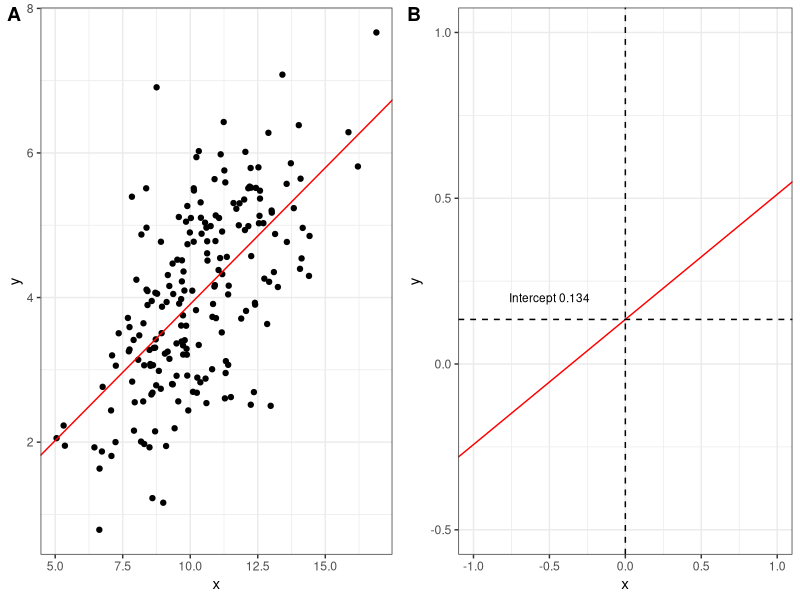
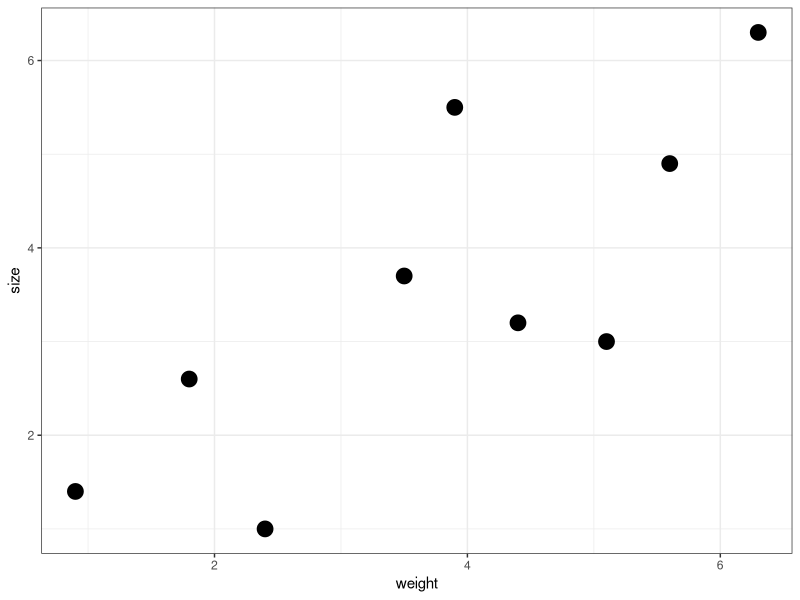
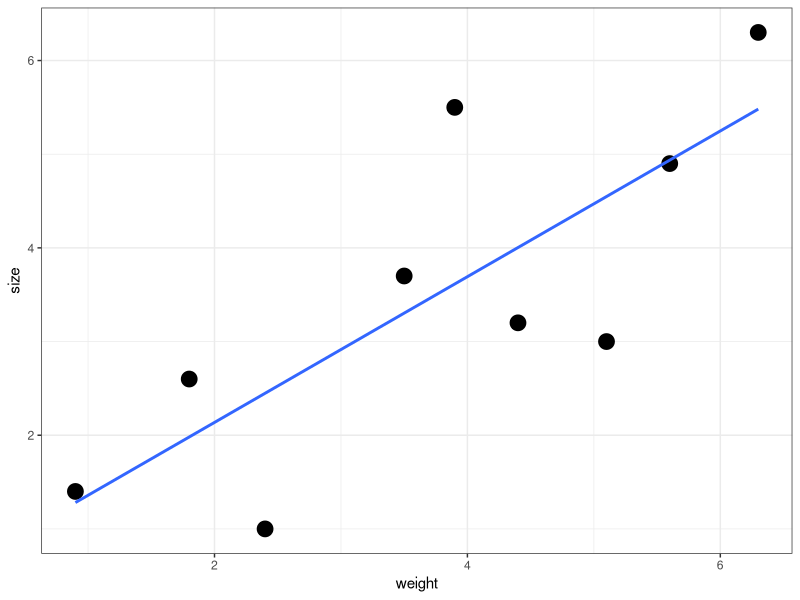
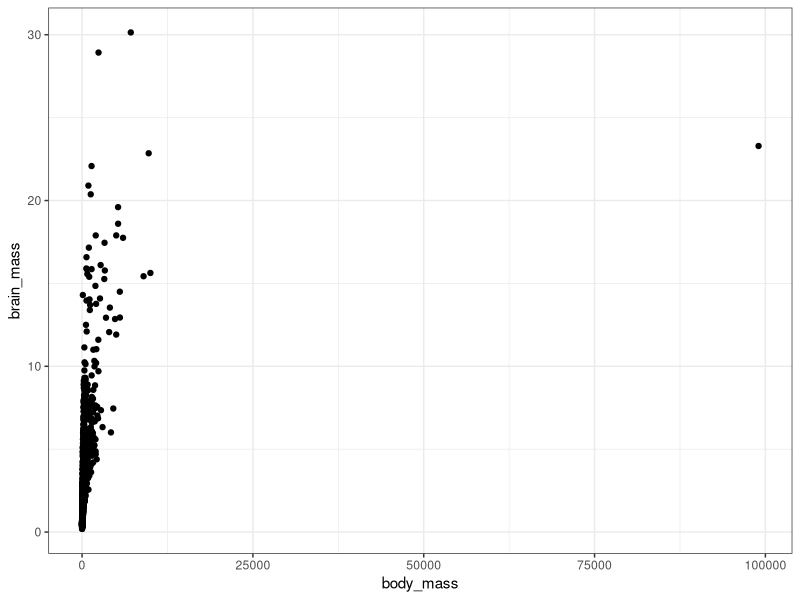
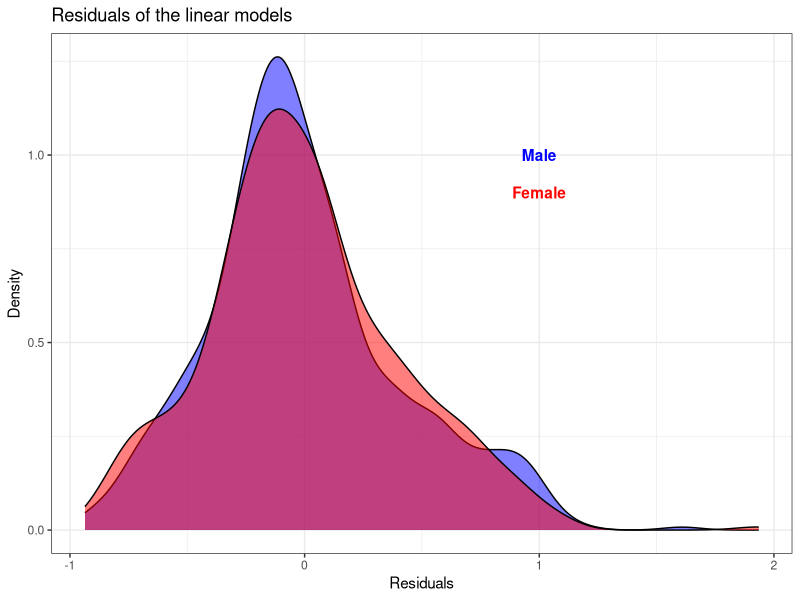
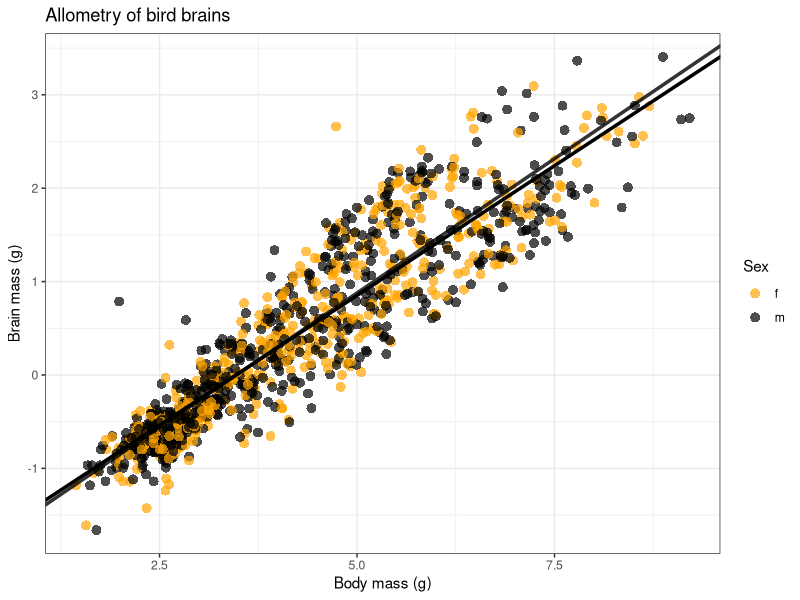

The R script that drew these images, in order:
## ---- chunk 1
library(tidyverse)
library(ggpubr)
## ---- chunk 2
# Simulate data
set.seed(1337)
x <- rnorm(n=200, mean = 10, sd = 2)
y = 0.4*x + rnorm(n=200, mean = 0, sd = 1)

# Linear model
m <- lm(y~x)

# The coefficients
m$coef

## ---- chunk 3

# Plot the data and the regression line using m$coef with ggplot.
p1 <- ggplot() +
  geom_point(aes(x = x, y = y)) +
  geom_abline(intercept = m$coef[1], slope = m$coef[2], color = "red") +
  theme_bw()

p2 <- ggplot() +
  geom_point(aes(x = x, y = y)) +
  geom_abline(intercept = m$coef[1], slope = m$coef[2], color = "red") +
  xlim(-1, 1) +
  ylim(-0.5, 1) +
  geom_vline(xintercept = 0, color = "black", linetype = "dashed", size = 0.5) +
  geom_hline(yintercept = m$coef[1], color = "black", linetype = "dashed", 
             size = 0.5) +
  annotate("text", x = -0.5, y = 0.2, label = "Intercept 0.134", size = 3) +
  theme_bw()

ggarrange(p1, p2, ncol = 2, nrow = 1, labels = c("A", "B"))

## ---- chunk 4
summary(m)
## ---- chunk 5
summary(m)$coef[2,2]

## ---- chunk 6
(m$coef[2] * mean(x) + sd(x)) - (m$coef[2] * mean(x))

## ---- chunk 7
cor(x, y)^2

## ---- chunk 8
df <- data.frame(
  weight = c(0.9, 1.8, 2.4, 3.5, 3.9, 4.4, 5.1, 5.6, 6.3),
  size = c(1.4, 2.6, 1.0, 3.7, 5.5, 3.2, 3.0, 4.9, 6.3))

## ---- chunk 9
## Overview of the data
ggplot(df, aes(x = weight, y = size)) +
  geom_point(size = 5) +
  theme_bw()
## ---- chunk 10
# Fit the linear model
mouse_reg <- lm(size ~ weight, data = df)
summary(mouse_reg)

## ---- chunk 11

# Add the regression line to the plot
ggplot(df, aes(x = weight, y = size)) +
  geom_point(size = 5) +
  geom_smooth(method = "lm", se = F) +
  theme_bw()


## ---- chunk 12

raw_df <- read.table(file = "../00_DATA/bird_allometry.csv", header = TRUE, 
                 sep = ",")

# Overview of the data
glimpse(raw_df)
## ---- chunk 13
# Inspection of the data
raw_df %>% 
  ggplot(aes(x = body_mass, y = brain_mass)) +
  geom_point() +
  theme_bw()


## ---- chunk 14

# We saw that we had one major outlier that we need to deal with.
# So we avoid the outlier by filtering out the body_mass > 25000
# and then remove the NA's if any
df <- raw_df %>% 
  filter(body_mass < 25000) %>%
  na.omit()

# Lets fit some models
mm <- df %>%
  select(Sex, body_mass, brain_mass) %>%
  filter(Sex == "m") %>% # Only males
  lm(log(brain_mass) ~ log(body_mass), data = .)

mf <- df %>%
  select(Sex, body_mass, brain_mass) %>%
  filter(Sex == "f") %>% # Only females
  lm(log(brain_mass) ~ log(body_mass), data = .)  

# Plot the data to see if they are normaly distributed
ggplot() +
  geom_density(aes(x = residuals(mm)), fill = "blue", alpha = 0.5) +
  geom_density(aes(x = residuals(mf)), fill = "red", alpha = 0.5) +
  labs(x = "Residuals", y = "Density") +
  ggtitle("Residuals of the linear models") +
  theme_bw() +
  annotate("text", x = 1, y = 1, label = "Male", color = "blue",
           fontface = "bold") +
  annotate("text", x = 1, y = 0.9, label = "Female", color = "red",
           fontface = "bold")

# The residuals looks normaly distributed, as the quantiles are symmetric.
# summary(mm)
# summary(mf)
## ---- chunk 15
print("Male summary")
summary(mm)

print("Female summary")
summary(mf)

## ---- chunk 16

# 
df %>%
  select(Sex, brain_mass, body_mass) %>% 
  filter(Sex != "unknown") %>%
  mutate(log.brain_mass = log(brain_mass),
         log.body_mass = log(body_mass)) %>%
  ggplot(aes(x = log.body_mass, y = log.brain_mass, color = Sex)) +
  geom_point(shape = 16, size = 3, alpha = 0.7) +
  scale_color_manual(values = c("orange", "black")) +
  geom_abline(intercept = mm$coef[1], slope = mm$coef[2], color = "black",
              size = 1.2) +
  geom_abline(intercept = mf$coef[1], slope = mf$coef[2], color = "black",
              size = 1.2, alpha = 0.8) +
  labs(x = "Body mass (g)", y = "Brain mass (g)") +
  theme_bw() +
  ggtitle("Allometry of bird brains") 

